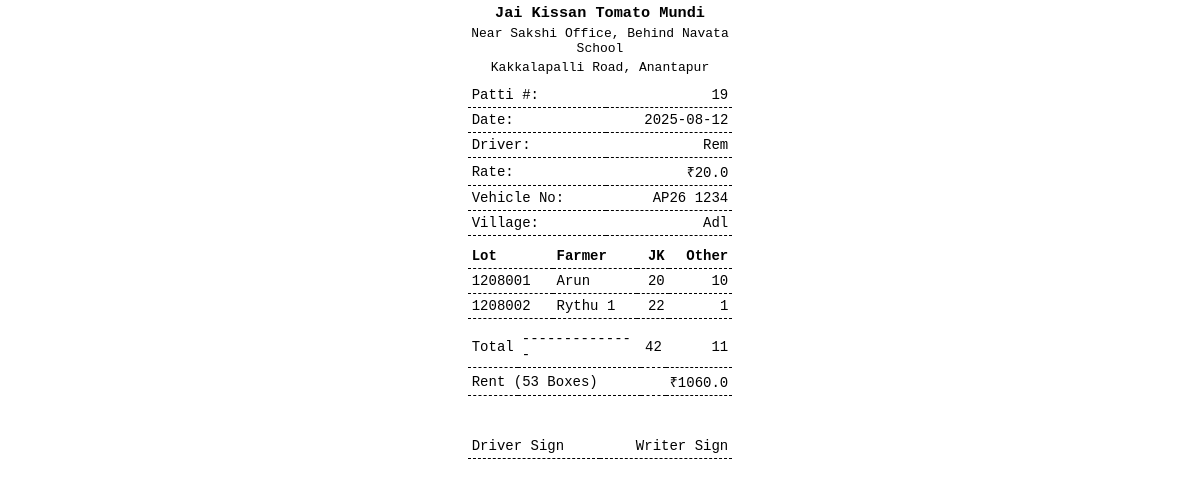
Screenshot of /receipt/driver_patti/19 with the database file from the repository.
### app/models.py (models this page shows)
class DriverPatti(db.Model):
    id = db.Column(db.Integer, primary_key=True)
    driver_id = db.Column(db.Integer, db.ForeignKey('driver.id'))
    transport_rate = db.Column(db.Float)
    date = db.Column(db.String)

class Driver(db.Model):
    id = db.Column(db.Integer, primary_key=True)
    name = db.Column(db.String(100), nullable=False)
    vehicle_number = db.Column(db.String(50))
    village = db.Column(db.String(100))
    default_rate = db.Column(db.Float)

class LotInfo(db.Model):
    id = db.Column(db.Integer, primary_key=True)
    driver_patti_id = db.Column(db.Integer, db.ForeignKey('driver_patti.id'))
    farmer_id = db.Column(db.Integer, db.ForeignKey('farmer.id'))
    lot_number = db.Column(db.String(50))
    jk_boxes = db.Column(db.Integer)
    other_boxes = db.Column(db.Integer)
    transport_rate = db.Column(db.Float)
    total_boxes = db.Column(db.Integer)
    transport_amount = db.Column(db.Float)
    date = db.Column(db.String(20))

class Farmer(db.Model):
    id = db.Column(db.Integer, primary_key=True)
    name = db.Column(db.String(100), nullable=False)

### app/routes.py (the view)
@main.route("/receipt/driver_patti/<int:patti_id>")
def driver_patti_receipt(patti_id):
    db = get_db_connection()
    cur = db.cursor()
    patti = cur.execute("""
        SELECT dp.id, dp.date, d.name AS driver_name, d.vehicle_number, d.village, dp.transport_rate
        FROM driver_patti dp
        JOIN driver d ON d.id = dp.driver_id
        WHERE dp.id = ?
    """, (patti_id,)).fetchone()
    lots = cur.execute("""
        SELECT li.lot_number, f.name AS farmer_name, li.jk_boxes, li.other_boxes
        FROM lot_info li
        JOIN farmer f ON f.id = li.farmer_id
        WHERE li.driver_patti_id = ?
        ORDER BY li.lot_number
    """, (patti_id,)).fetchall()
    total_jk = sum(int(l["jk_boxes"] or 0) for l in lots)
    total_other = sum(int(l["other_boxes"] or 0) for l in lots)
    total_cost = (total_jk + total_other) * float(patti["transport_rate"])
    db.close()
    return render_template(
        "driver_patti_receipt.html",
        patti=patti,
        lots=lots,
        total_jk=total_jk,
        total_other=total_other,
        total_cost=total_cost
    )

### app/routes.py (called while the page is built)
def get_db_connection():
    conn = sqlite3.connect(DB_PATH)
    conn.row_factory = sqlite3.Row  # Allows accessing columns by name
    return conn

### app/templates/driver_patti_receipt.html (shortened to what this page needs)
<!DOCTYPE html>
<html>
<head>
</head>
<body onload="window.print()">
  <h3>Jai Kissan Tomato Mundi</h3>
  <p>Near Sakshi Office, Behind Navata School</p>
  <p>Kakkalapalli Road, Anantapur</p>
  <table>
    <tr><td>Patti #:</td><td class="right">{{ patti.id }}</td></tr>
    <tr><td>Date:</td><td class="right">{{ patti.date }}</td></tr>
    <tr><td>Driver:</td><td class="right">{{ patti.driver_name }}</td></tr>
    <tr><td>Rate:</td><td class="right">₹{{ patti.transport_rate }}</td></tr>
    <tr><td>Vehicle No:</td><td class="right">{{ patti.vehicle_number }}</td></tr>
    <tr><td>Village:</td><td class="right">{{ patti.village }}</td></tr>
  </table>
  <table>
    <thead>
      <tr><th>Lot</th><th>Farmer</th><th class="right">JK</th><th class="right">Other</th></tr>
    </thead>
    <tbody>
      {% for lot in lots %}
      <tr>
        <td>{{ lot.lot_number }}</td>
        <td>{{ lot.farmer_name }}</td>
        <td class="right">{{ lot.jk_boxes }}</td>
        <td class="right">{{ lot.other_boxes }}</td>
      </tr>
      {% endfor %}
    </tbody>
  </table>
  <table>
    <tr>
      <td>Total</td>
      <td>--------------</td>
      <td class="right">{{ total_jk }}</td>
      <td class="right">{{ total_other }}</td>
    </tr>
    <tr><td colspan="3">Rent ({{ total_jk + total_other }} Boxes)</td><td class="right">₹{{ total_cost }}</td></tr>
  </table>
  <br><br>
  <table>
    <tr><td>Driver Sign</td><td class="right">Writer Sign</td></tr>
  </table>
</body>
</html>

### app/templates/driver_patti_receipt.html (style rules this page uses)
body { font-family: monospace; width: 70mm; margin: 0 auto; }
h3, p { margin: 4px 0; text-align: center; }
table { width: 100%; border-collapse: collapse; margin-top: 8px; }
th, td { border-bottom: 1px dashed #000; padding: 4px; font-size: 14px; text-align: left; }
.right { text-align: right; }

### rows the page displays
DriverPatti: id "19", date "2025-08-12", transport_rate "20.0"
Driver: driver_name "Rem", vehicle_number "AP26 1234", village "Adl"
LotInfo: lot_number "1208001", farmer_name "Arun", jk_boxes "20", other_boxes "10"
LotInfo: lot_number "1208002", farmer_name "Rythu 1", jk_boxes "22", other_boxes "1"

### other values shown
{{ total_jk }} "42"
{{ total_other }} "11"
{{ total_jk + total_other }} "53"
{{ total_cost }} "1060.0"
